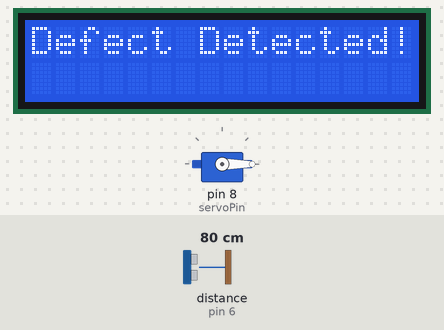
The sketch below on a simulated Arduino Uno, built with avr-gcc and run on an emulated ATmega328P. Parts: 16×2 character LCD, servo. Wiring (inferred from the names in the program): ultrasonic range finder: trigger pin 7; echo pin 6. The inputs (shaded band) are chosen by the test bench; at power-on: distance to the obstacle (sensor on pin 6) 80 cm. The echo pulse lasts 58.3 µs per cm.

Above: at 3.2 s.
3.3 s: distance to the obstacle (sensor on pin 6) set to 13 cm
At 6.4 s:
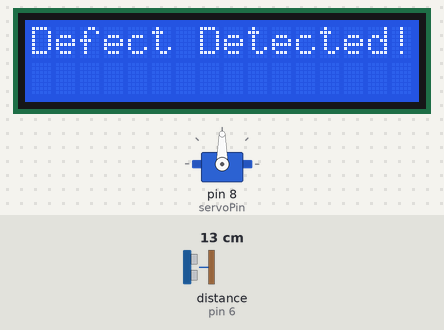
7.7 s: distance to the obstacle (sensor on pin 6) set to 10 cm
At 10.3 s:
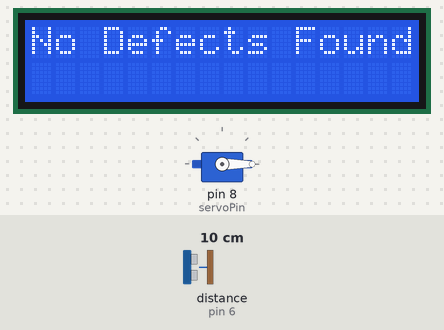
Timing chart, 0 to 11.8 s (numbered marks = the images above; inputs shaded):
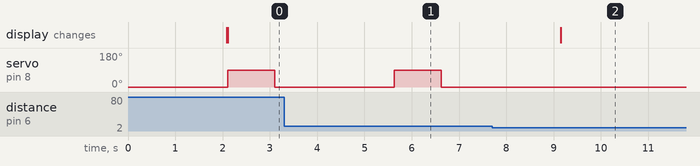

Measured:
- the behaviour switches between 12 and 11 cm on distance to the obstacle (sensor on pin 6) (found by bisection; images 1 and 2)
- after the input at 7.7 s, servo on pin 8 (servoPin): stops changing and stays 0°; the display: changes after 1.4 s (image 2)

The sketch:

code.ino
```cpp
#include <Wire.h>
#include <LiquidCrystal_I2C.h>
#include <Servo.h>

LiquidCrystal_I2C lcd(0x27, 16, 2);
Servo servo;

const int servoPin = 8;
const int trigPin = 7;
const int echoPin = 6;
long duration;
int distance;
int thresholdDistance = 10;

void setup() {
  lcd.begin(16,2);
  lcd.backlight();
  lcd.setCursor(0, 0);
  lcd.print("Fabric Inspection");
  delay(2000);
  lcd.clear();

  servo.attach(servoPin);
  servo.write(0);

  pinMode(trigPin, OUTPUT);
  pinMode(echoPin, INPUT);
}

void loop() {
  digitalWrite(trigPin, LOW);
  delayMicroseconds(2);
  digitalWrite(trigPin, HIGH);
  delayMicroseconds(10);
  digitalWrite(trigPin, LOW);

  duration = pulseIn(echoPin, HIGH);
  distance = duration * 0.034 / 2;

  if (distance > thresholdDistance) {
    lcd.clear();
    lcd.setCursor(0, 0);
    lcd.print("Defect Detected!");
    servo.write(90);
    delay(1000);
    servo.write(0);
    delay(2000);
  } else {
    lcd.clear();
    lcd.setCursor(0, 0);
    lcd.print("No Defects Found");
    servo.write(0);
  }

  delay(500);
}
```
